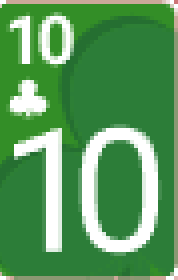
#> input picture cards/templates/full_cards/10C.png, 89 x 140 px (shown 2 times larger)
$ python -i poker_card_detector.py   (imports and definitions only)
#> lines starting #> are read from the running program, lines starting #| are printed output that depends on the picture; after the words box and inside, x2 and y2 are one past the last pixel; in counts of white or black regions, pixels touching at a corner belong together
#> further down, picture is the input picture: shape (140, 89, 3); mean B, G, R 93, 153.4, 89.9
import cv2
import numpy as np
from typing import List, Tuple, Dict
import matplotlib.pyplot as plt


class PokerCardDetector:
    def __init__(self,
                 hand_card_area_range: Tuple[int, int] = (5000, 15000),
                 table_card_area_range: Tuple[int, int] = (15000, 50000),
                 aspect_ratio_range: Tuple[float, float] = (0.6, 0.8)):
        """
        Initialize the poker card detector

        Args:
            hand_card_area_range: Min and max area for hand cards
            table_card_area_range: Min and max area for table cards
            aspect_ratio_range: Expected aspect ratio range for cards (width/height)
        """
        self.hand_card_area_range = hand_card_area_range
        self.table_card_area_range = table_card_area_range
        self.aspect_ratio_range = aspect_ratio_range

    def preprocess_image(self, image: np.ndarray) -> np.ndarray:
        """
        Preprocess the image for better card detection
        Focus on detecting the rounded rectangle borders
        """
        # Convert to grayscale
        gray = cv2.cvtColor(image, cv2.COLOR_BGR2GRAY)
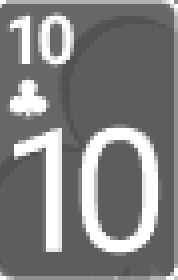
#> gray: shape (140, 89) (shown 2 times larger); min 82, max 255, mean 127.6

        # Apply Gaussian blur to reduce noise
        blurred = cv2.GaussianBlur(gray, (3, 3), 0)
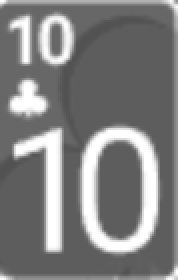
#> blurred: shape (140, 89) (shown 2 times larger); min 82, max 255, mean 127.6

        # Use Canny edge detection to find the card borders
        edges = cv2.Canny(blurred, 50, 150, apertureSize=3)
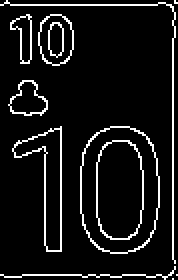
#> edges: shape (140, 89) (shown 2 times larger); 8.5% white in thin lines or dots

        # Apply morphological operations to connect edges and fill gaps
        kernel = cv2.getStructuringElement(cv2.MORPH_ELLIPSE, (3, 3))
        edges = cv2.morphologyEx(edges, cv2.MORPH_CLOSE, kernel)
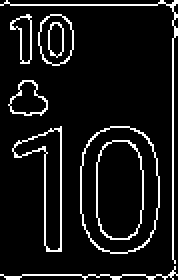
#> edges: shape (140, 89) (shown 2 times larger); 8.8% white in thin lines or dots
        edges = cv2.dilate(edges, kernel, iterations=1)
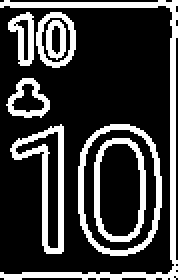
#> edges: shape (140, 89) (shown 2 times larger); 23.9% white; 8 white regions

        return edges

    def is_card_like_contour(self, contour: np.ndarray, image_shape: Tuple[int, int]) -> bool:
        """
        Check if a contour looks like a card based on shape properties
        Updated for rounded rectangle card borders
        """
        # Calculate area
        area = cv2.contourArea(contour)

        # Check if area is in expected range for any card type
        min_area = min(self.hand_card_area_range[0], self.table_card_area_range[0])
        max_area = max(self.hand_card_area_range[1], self.table_card_area_range[1])

        if not (min_area <= area <= max_area):
            return False

        # Get bounding rectangle
        x, y, w, h = cv2.boundingRect(contour)

        # Filter out very small or very large contours relative to image size
        image_area = image_shape[0] * image_shape[1]
        if area < image_area * 0.001 or area > image_area * 0.3:
            return False

        # Check aspect ratio (cards are typically rectangular)
        aspect_ratio = w / h if h > 0 else 0

        # Allow for both orientations and be more flexible with rounded corners
        valid_aspect = (0.5 <= aspect_ratio <= 0.9) or (1.1 <= aspect_ratio <= 2.0)
        if not valid_aspect:
            return False

        # Check if contour is reasonably filled (not just an outline)
        hull = cv2.convexHull(contour)
        hull_area = cv2.contourArea(hull)
        if hull_area > 0:
            solidity = area / hull_area
            if solidity < 0.7:  # Allow for rounded corners
                return False

        # Check if the contour has reasonable dimensions
        if w < 20 or h < 30:  # Too small to be a card
            return False

        return True

    # [12 lines left out: function classify_card_type, not called in this run]

    def detect_cards(self, image: np.ndarray) -> Dict[str, List[Dict]]:
        """
        Detect all cards in the image and classify them
        Updated for rounded rectangle card detection

        Returns:
            Dictionary with 'hand_cards' and 'table_cards' lists containing card info
        """
        # Preprocess image
        processed = self.preprocess_image(image)

        # Find contours
        contours, _ = cv2.findContours(processed, cv2.RETR_EXTERNAL, cv2.CHAIN_APPROX_SIMPLE)
#> contours = 6 contours; box (x1, y1, x2, y2) and area: (39, 62, 81, 128) 2265, (5, 62, 32, 127) 754, (0, 0, 89, 140) 622, (18, 6, 38, 34) 417, (3, 39, 25, 59) 270, (4, 6, 17, 33) 198

        hand_cards = []
        table_cards = []

        for contour in contours:
            if self.is_card_like_contour(contour, image.shape[:2]):
                card_type = self.classify_card_type(contour)

                # Get bounding rectangle
                x, y, w, h = cv2.boundingRect(contour)

                # Get rotated rectangle for better representation
                rect = cv2.minAreaRect(contour)
                box = cv2.boxPoints(rect)
                box = np.array(box, dtype=np.int32)

                card_info = {
                    'contour': contour,
                    'bounding_rect': (x, y, w, h),
                    'rotated_rect': rect,
                    'box_points': box,
                    'area': cv2.contourArea(contour),
                    'center': (int(rect[0][0]), int(rect[0][1]))
                }

                if card_type == "hand":
                    hand_cards.append(card_info)
                elif card_type == "table":
                    table_cards.append(card_info)
#> this loop made 6 passes
#> area in is_card_like_contour on passes 1 to 6: 2265, 754.5, 269.5, 417, 198.5, 622.5
#> after the loop, hand_cards = []; table_cards = []

        return {
            'hand_cards': hand_cards,
            'table_cards': table_cards
        }

    # [147 lines left out: functions draw_detected_cards, extract_card_region, test_card_detection, not called in this run]

>>> import cv2
>>> picture = cv2.imread('templates/full_cards/10C.png')
>>> result = PokerCardDetector().detect_cards(picture)
#> result = {'hand_cards': [], 'table_cards': []}

$ run again, on cards/templates/full_cards/6C.png
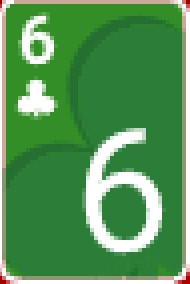
#> input picture cards/templates/full_cards/6C.png, 95 x 142 px (shown 2 times larger)
#> picture is the input picture: shape (142, 95, 3); mean B, G, R 87.8, 149.6, 86.1
#> in preprocess_image, `blurred = cv2.GaussianBlur(gray, (3, 3), 0)`:
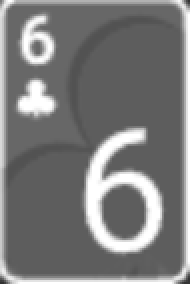
#> blurred: shape (142, 95) (shown 2 times larger); min 49, max 255, mean 123.4
#> in preprocess_image, `edges = cv2.dilate(edges, kernel, iterations=1)`:
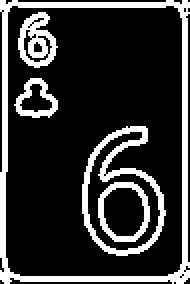
#> edges: shape (142, 95) (shown 2 times larger); 20.3% white; 5 white regions
#> contours = 1 contour; box (x1, y1, x2, y2) and area: (0, 0, 95, 142) 12852
#> the loop in detect_cards, `for contour in contours:` made 1 pass
#> (area in is_card_like_contour, min_area in is_card_like_contour, max_area in is_card_like_contour, image_area in is_card_like_contour) on pass 1: (12852.5, 5000, 50000, 13490)
#> after the loop in detect_cards, `for contour in contours:`: hand_cards = []
#> result = {'hand_cards': [], 'table_cards': []}

$ run again, on cards/templates/full_cards/7C.png
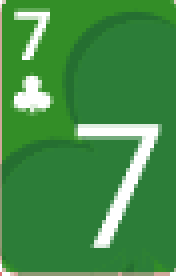
#> input picture cards/templates/full_cards/7C.png, 88 x 138 px (shown 2 times larger)
#> picture is the input picture: shape (138, 88, 3); mean B, G, R 71.5, 140.6, 67.1
#> in preprocess_image, `blurred = cv2.GaussianBlur(gray, (3, 3), 0)`:
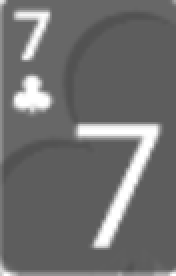
#> blurred: shape (138, 88) (shown 2 times larger); min 82, max 255, mean 110.6
#> in preprocess_image, `edges = cv2.dilate(edges, kernel, iterations=1)`:
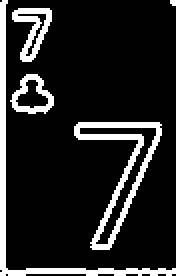
#> edges: shape (138, 88) (shown 2 times larger); 14.1% white; 5 white regions (1 under 20 px)
#> contours = 5 contours, 1 with area under 20; largest, box (x1, y1, x2, y2) and area: (37, 61, 81, 125) 884, (0, 0, 88, 138) 445, (5, 37, 27, 57) 270, (6, 4, 26, 31) 250
#> the loop in detect_cards, `for contour in contours:` made 5 passes
#> area in is_card_like_contour on passes 1, 2, 3, 5: 883.5, 269.5, 250, 445
#> after the loop in detect_cards, `for contour in contours:`: hand_cards = []
#> result = {'hand_cards': [], 'table_cards': []}

$ run again, on cards/templates/full_cards/9C.png
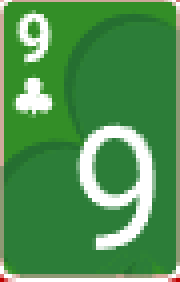
#> input picture cards/templates/full_cards/9C.png, 90 x 141 px (shown 2 times larger)
#> picture is the input picture: shape (141, 90, 3); mean B, G, R 82.6, 146.7, 80.3
#> in preprocess_image, `blurred = cv2.GaussianBlur(gray, (3, 3), 0)`:
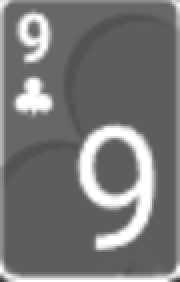
#> blurred: shape (141, 90) (shown 2 times larger); min 57, max 255, mean 119.5
#> in preprocess_image, `edges = cv2.dilate(edges, kernel, iterations=1)`:
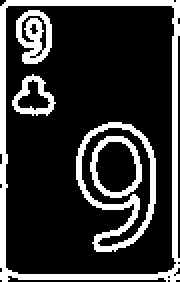
#> edges: shape (141, 90) (shown 2 times larger); 21% white; 5 white regions
#> contours = 1 contour; box (x1, y1, x2, y2) and area: (0, 0, 90, 141) 12234
#> the loop in detect_cards, `for contour in contours:` made 1 pass
#> (area in is_card_like_contour, min_area in is_card_like_contour, max_area in is_card_like_contour, image_area in is_card_like_contour) on pass 1: (12234, 5000, 50000, 12690)
#> after the loop in detect_cards, `for contour in contours:`: hand_cards = []
#> result = {'hand_cards': [], 'table_cards': []}
